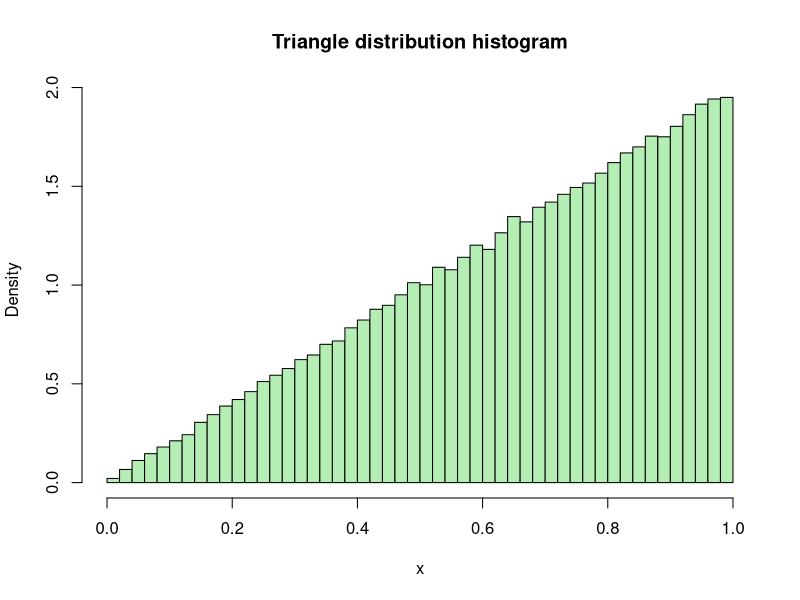
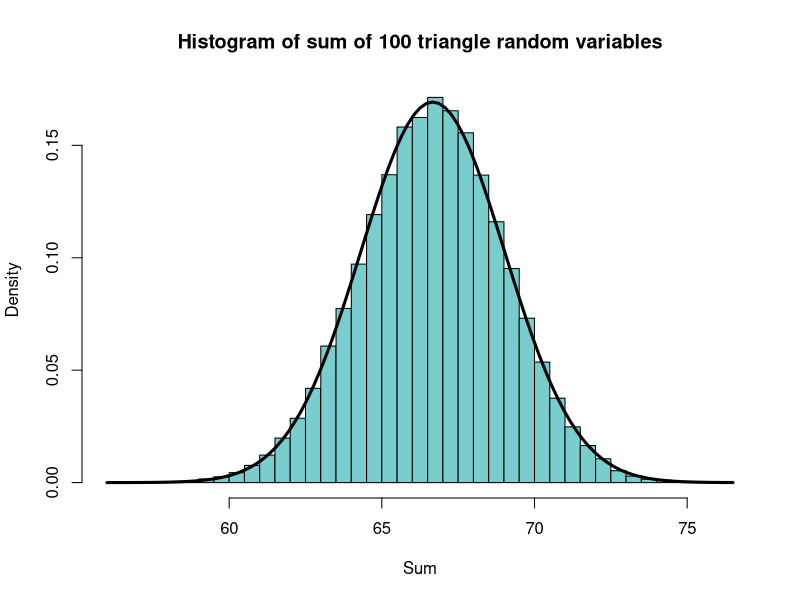

The R script that drew these images, in order:
## ---- chunk 1
problem.1.winning.probability <- phyper( 4, 15, 85, 30, lower.tail = FALSE)
problem.1.winning.probability

1 - sum( dhyper(0:4, 15, 85, 30) )
## ---- chunk 2
number.replications <- 10000

result.vector <- logical( number.replications )

for(replication.index in 1:number.replications) {
  
  zafno.game <- sample( c( rep("Red", 15), rep("White", 85) ),
                           30, replace = FALSE )
  
  red.ball.count <- sum( zafno.game == "Red" )
  
  result.vector[ replication.index ] <- (red.ball.count >= 5)
}

cat( "Simulated probability of winning Zaf-no:", mean(result.vector), "\n" )
## ---- chunk 3
10 * problem.1.winning.probability
## ---- chunk 4
3 - 10 * problem.1.winning.probability
## ---- chunk 5
pbinom(5, 20, problem.1.winning.probability)
## ---- chunk 6
number.replications <- 10000

result.vector <- logical( 10000 )

for(replication.index in 1:number.replications) {
  
  zafno.sample <- rhyper(20, 15, 85, 30)
  
  zafno.wins <- sum(zafno.sample >= 5)

  result.vector[ replication.index ] <- (zafno.wins <= 5)
}

cat( "Probability of at most 5 wins:", mean(result.vector), "\n" )
## ---- chunk 7
problem.2.success.probability <- 1 / (1 + 6.3)
problem.2.success.probability
## ---- chunk 8
(1 - problem.2.success.probability)^2 * problem.2.success.probability
## ---- chunk 9
dgeom( 2, problem.2.success.probability )
## ---- chunk 10
pgeom( 8, problem.2.success.probability, lower.tail = FALSE )
## ---- chunk 11
number.replications <- 10000

result.vector <- numeric( number.replications )

for( replication.index in 1:number.replications ) {
    
    sale.status <- FALSE
    number.cars <- 0
    
    while( sale.status == FALSE ) {
        sale.status <- sample( c(TRUE, FALSE), 1, replace = TRUE,
                               c(problem.2.success.probability, 
                                 1 - problem.2.success.probability) )
        
        if( sale.status == FALSE ) {
            number.cars <- number.cars + 1
        }
    }
    
    result.vector[ replication.index ] <- number.cars
}

cat( "Simulated mean value:", mean( result.vector ), "\n" )
cat( "Simulated probability X = 2:",
     mean( result.vector == 2 ), "\n" )
cat( "Simulated probability X >= 8:",
     mean( result.vector >= 9), "\n" )

## ---- chunk 12
cat( "Probability of exactly 3 sales:", dbinom(3, 20, problem.2.success.probability), "\n" )

cat( "Expected number of sales:", 20 * problem.2.success.probability )
## ---- chunk 13
number.replications <- 10000

result.vector <- numeric( number.replications )

for(replication.index in 1:number.replications) {
    
    car.sample <- sample( c(TRUE, FALSE), 20, replace = TRUE,
                          c(problem.2.success.probability,
                            1 - problem.2.success.probability) )
    
    result.vector[ replication.index ] <- sum( car.sample )
}

cat( "Probability of exactly 3 sales:", mean( result.vector == 3), "\n" )
cat( "Simulated mean:", mean(result.vector), "\n" )
## ---- chunk 14
problem.3.win.prob <- dbinom(1, 3, 1/6)
problem.3.win.prob
## ---- chunk 15
result.vector <- logical(10000)

for(i in 1:10000) {
  dice.roll <- sample(1:6, 3, replace = TRUE)
  
  number.of.sixes <- sum(dice.roll == 6)
  
  if( number.of.sixes == 1) {
    result.vector[ i ] <- TRUE
  }
}

cat( "Simulated probability of winning:", mean( result.vector ), "\n" )
## ---- chunk 16
pbinom(8, 20, problem.3.win.prob)
## ---- chunk 17
number.replications <- 10000

result.vector <- logical( number.replications )

for( replication.index in 1:number.replications ) {
  
  chevalier.plays <- sample( c("Win", "Lose"), 20, replace = TRUE,
                             c(problem.3.win.prob, 1 - problem.3.win.prob) )
  
  number.wins <- sum( chevalier.plays == "Win" )
  
  if( number.wins <= 8 ) {
    result.vector[ replication.index ] <- TRUE
  }
}

mean( result.vector )
## ---- chunk 18
pexp(8.7, rate = 1/7.3) - pexp(4.2, rate = 1/7.3)
## ---- chunk 19
# First, we draw a sample of 10,000 values from
# an exponential distribution with rate parameter
# r = 1/7.3

exponential.integral.sample <- rexp( 10000, rate = 1/7.3 )

# Now we use our standard technique to calculate the
# proportion of elements of the random sample that
# are between 4.2 and 8.7:

mean( (exponential.integral.sample > 4.2) & (exponential.integral.sample <= 8.7) )
## ---- chunk 20
pgamma( 1.7, shape = 4.2, rate = 3.5 ) - pgamma(0.6, shape = 4.2, rate = 3.5)
## ---- chunk 21
problem.4.gamma.sample <- rgamma(100000, shape = 4.2, rate = 3.5)

mean( (problem.4.gamma.sample >= 0.6) &
          (problem.4.gamma.sample <= 1.7) )
## ---- chunk 22
pnorm(122.7, 108, 15) - pnorm(98.3, 108, 15)
## ---- chunk 23
problem.4.normal.sample <- rnorm(100000, 108, 15)

mean( (problem.4.normal.sample <= 122.7) & (problem.4.normal.sample >= 98.3) )
## ---- chunk 24
pnorm(37, 39, 1.8)
## ---- chunk 25
number.replications <- 10000

result.vector <- rnorm( number.replications, 39, 1.8 )

mean( result.vector <= 37 )
## ---- chunk 26
pnorm(37, 40, 1.8)
## ---- chunk 27
number.replications <- 10000

result.vector <- rnorm( number.replications, 40, 1.8 )

mean( result.vector <= 37 )
## ---- chunk 28
rbeta(10, shape1 = 2, shape2 = 1)
## ---- chunk 29
problem.6.triangle.sample <- rbeta(100000, 2, 1)
cat( "Simulated mean:", mean( problem.6.triangle.sample ), "\n" )
cat( "Simulated variance:", var( problem.6.triangle.sample ), "\n" )
## ---- chunk 30
hist( problem.6.triangle.sample,
      main = "Triangle distribution histogram",
      xlab = "x", ylab = "Density",
      prob = TRUE,
      breaks = 50,
      col = "darkseagreen2")
## ---- chunk 31
cat( "Expected value of S:", 100 * 2/3, "\n" )
cat( "Variance of S:", 100 * 1/18, "\n" )
## ---- chunk 32
number.replications <- 100000

result.vector <- numeric( number.replications )

for( replication.index in 1:number.replications ) {
    result.vector[ replication.index ] <- sum( rbeta(100, 2, 1) )
}

cat( "Simulated mean:", mean( result.vector ), "\n" )
cat( "Simulated variance:", var( result.vector ), "\n" )
## ---- chunk 33
hist( result.vector,
      main = "Histogram of sum of 100 triangle random variables",
      xlab = "Sum", ylab = "Density",
      prob = TRUE,
      breaks = 50,
      col = "darkslategray3" )

curve( dnorm(x, 100 * 2/3, sqrt(100/18) ), lwd = 3, add = TRUE)
## ---- chunk 34
# This is our usual setup:

number.replications <- 10000
result.vector <- numeric( number.replications )

for(replication.index in 1:number.replications) {
    
    # Let's model Feline's score for one game
  
    # First, we'll initialize the variables that
    # keep track of Feline's total distance, and
    # his total strokes:
  
    feline.total.distance <- 0
    feline.total.strokes <- 0
    
    # Now we enter the while loop:
    
    while( feline.total.distance < 5000 ) {
      
        # We update Feline's total distance with
        # a random value from a normal distribution
        # with mean 300 and standard deviation 10:
      
        feline.total.distance <- feline.total.distance + rnorm(1, 300, 10)
        
        # We also update Feline's strokes by 1:
        
        feline.total.strokes <- feline.total.strokes + 1
    }
    
    # At this point, we've exited the while loop,
    # so that means that Feline's total distance
    # must be greater than 5000. Also, the
    # variable feline.total.strokes will hold
    # the total number of strokes that Feline
    # took to cover the distance.
    
    # Next, we'll model Dill's score for one game:
    
    # First, we'll initialize the variables that
    # keep track of Dill's total distance, and
    # his total strokes:
    
    dill.total.distance <- 0
    dill.total.strokes <- 0
    
    # Now we enter the while loop:
    
    while( dill.total.distance < 5000 ) {
      
        # We update Dill's total distance with
        # a random value from a normal distribution
        # with mean 290 and standard deviation 25:
      
        dill.total.distance <- dill.total.distance + rnorm(1, 290, 25)
        
        # We also update Dill's strokes by 1:
        
        dill.total.strokes <- dill.total.strokes + 1
    }
    
    # At this point, we've exited the while loop,
    # so that means that Dill's total distance
    # must be greater than 5000. Also, the
    # variable dill.total.strokes will hold
    # the total number of strokes that Dill
    # took to cover the distance.
    
    # Now we can determine if Feline won:
    
    if( feline.total.strokes < dill.total.strokes ) {
        result.vector[ replication.index ] <- TRUE
    }
}

# Finally, we're out of the for loop, and we can print out
# a summary of our results:

cat( "Simulated probability that Feline wins:", mean(result.vector), "\n" )
